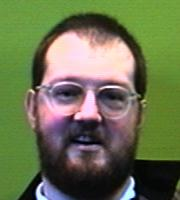
#> input picture faces94/s1/1.jpg, 180 x 200 px; its folder holds only this picture in this run
$ python main.py
#> lines starting #> are read from the running program, lines starting #| are printed output that depends on the picture
import os
import math
from PIL import Image
import matplotlib.pyplot as plt
import numpy as np
from barcode import EAN8
from barcode.writer import ImageWriter
from scipy import signal
import cv2 as cv

# [44 lines left out: functions corr, ssim, not called in this run]

def crop_img(image):
    image_arr = np.array(image)
    numrows = len(image_arr)
    top = int(numrows * 0.1)
    bottom = int(numrows * 0.69)
    image_arr = image_arr[top:bottom]
    return image_arr

def numbers(image_arr):
    distance = []
    for i in range(8):
        distance.append([])
    for i in range(8):
        numrows = len(image_arr)
        bottom1 = numrows * (i + 1) // 9
        bottom2 = numrows * (i + 2) // 9
        area1 = image_arr[i:bottom1]
        area2 = image_arr[bottom1:bottom2]
        grad1 = np.gradient(area1.max(axis=1))
        grad2 = np.gradient(area2.max(axis=1))
        result = 0

        min_length = min(len(grad1), len(grad2))

        for j in range(min_length):
            result += (grad2[j] - grad1[j]) ** 2
        distance[i] = math.sqrt(result)
    return distance

def ean8_checksum(digits):
    weights = [3, 1, 3, 1, 3, 1, 3]
    total = sum(w * int(d) for w, d in zip(weights, digits))
    checksum = 10 - (total % 10)
    return 0 if checksum == 10 else checksum

def barcode_generation():
    root_folder = "faces94"
    folders = os.listdir(root_folder)
    barcodes_folder = "barcodes"
    hist = []

    if not os.path.exists(barcodes_folder):
        os.makedirs(barcodes_folder)

    for folder in folders:
        folder_path = os.path.join(root_folder, folder)
        images = os.listdir(folder_path)
        distances = []

        for image_file in images:
          img_path = os.path.join(folder_path, image_file)
          img = Image.open(img_path).convert("L")
          img = crop_img(img)
          distance = numbers(img)
          distances.append(distance)

        # Вычисление среднего значения расстояний для всех изображений в папке
        mean_distance = np.mean(distances, axis=0)

        # Нормализация и преобразование средних расстояний в числа для штрих-кода
        normalized_distances = (mean_distance - np.min(mean_distance)) / (np.max(mean_distance) - np.min(mean_distance))
        barcode_numbers = [round(x * 9) for x in normalized_distances]

        # Берем первые 7 чисел и добавляем контрольную сумму
        barcode_numbers = barcode_numbers[:7]
        barcode_numbers.append(ean8_checksum(barcode_numbers))

        hist. append(barcode_numbers)

        # Генерация и сохранение штрих-кода
        barcode_digits = "".join([str(d) for d in barcode_numbers])
        barcode = EAN8(barcode_digits, writer=ImageWriter())

        # Создание папки для каждого человека в каталоге barcodes
        person_barcodes_folder = os.path.join(barcodes_folder, folder)
        if not os.path.exists(person_barcodes_folder):
            os.makedirs(person_barcodes_folder)

       # Сохранение штрих-кода для каждого класса
        for idx in range(10):
           barcode.save(os.path.join(person_barcodes_folder, f"{idx}"))

    return hist

# [8 lines left out: function import_img, not called in this run]

def show_results():
    hist = []
    hist = barcode_generation()
#> in barcode_generation, `img = Image.open(img_path).convert("L")`:
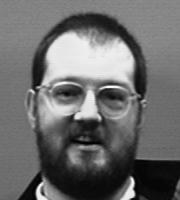
#> img: PIL image 180x200 L; min 1, max 252, mean 107.7
#> in crop_img, `numrows = len(image_arr)`: numrows = 200
#> in crop_img, `top = int(numrows * 0.1)`: top = 20
#> in crop_img, `bottom = int(numrows * 0.69)`: bottom = 138
#> in crop_img, `image_arr = image_arr[top:bottom]`:
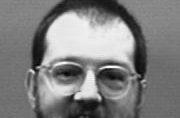
#> image_arr: shape (118, 180); min 1, max 251, mean 127.2
#> the loop in numbers, `for i in range(8):` made 8 passes
#> (bottom1, bottom2, grad2, min_length) on passes 2, 3, 6, 7: (26, 39, [2, 0, -1, 0, 0, 0.5, 1, 0, 0, -0.5, -0.5, 1, 1], 13), (39, 52, [-1, 0, 1, 0, -1.5, -1, -0.5, -1.5, -1, 0.5, 1, 0.5, 0], 13), (78, 91, [5, -3.5, -1.5, 0, -3.5, 1, -0.5, -0.5, 0, 0, 0.5, 0.5, 0], 13), (91, 104, [3, 0, -2, 1, 0.5, 1, -3.5, -23.5, -22, -4.5, -1, -5.5, -10], 13)
#> (bottom1, bottom2, min_length) on passes 4, 5, 8: (52, 65, 13), (65, 78, 13), (104, 118, 14)
#> pass 2, in numbers, `area1 = image_arr[i:bottom1]`:
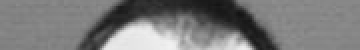
#> area1: shape (25, 180) (shown 2 times larger); min 19, max 241, mean 121.6
#> pass 3, in numbers, `area1 = image_arr[i:bottom1]`:
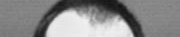
#> area1: shape (37, 180); min 19, max 241, mean 137.3
#> after the loop in numbers, `for i in range(8):`: distance = [43.19, 39.34, 41.31, 39.91, 64.08, 43.75, 70.27, 58.88]
#> in barcode_generation, `mean_distance = np.mean(distances, axis=0)`: mean_distance has the same summary as distance in numbers
#> in barcode_generation, `normalized_distances = (mean_distance - np.min(mean_distance)) / (np.m..`: normalized_distances = [0.125, 0, 0.0636, 0.0186, 0.8, 0.143, 1, 0.632]
#> in barcode_generation, `barcode_numbers = [round(x * 9) for x in normalized_distances]`: barcode_numbers = [1, 0, 1, 0, 7, 1, 9, 6]
#> in barcode_generation, `barcode_numbers = barcode_numbers[:7]`: barcode_numbers = [1, 0, 1, 0, 7, 1, 9]
#> in ean8_checksum, `total = sum(w * int(d) for w, d in zip(weights, digits))`: total = 55
#> in ean8_checksum, `checksum = 10 - (total % 10)`: checksum = 5
    plt.figure(figsize=(10, 5))
    barcode_generation()

    for i in range(35):
        corr_g = []
        ssim_g = []
        for j in range(10):
            ax1 = plt.subplot(3, 2, 1)
            ax2 = plt.subplot(3, 2, 2)
            ax3 = plt.subplot(3, 2, 3)
            ax4 = plt.subplot(3, 2, 5)
            ax5 = plt.subplot(3, 2, 6)

            ax1.clear()
            ax1.imshow(import_img(i, j, 'img'))
            ax1.set_xticks([])
            ax1.set_yticks([])
            ax1.set_xlabel('Класс № ' + str(i + 1) + ' Изображение № ' + str(j + 1))

            ax2.clear()
            ax2.hist(hist[i])

            ax3.clear()
            ax3.set_xticks([])
            ax3.set_yticks([])
            ax3.imshow(import_img(i, j - 1, 'barcode'))

            if j < 9:
                corr_ = corr(import_img(0, j, 'ssim'), import_img(0, j + 1, 'ssim'))
                ssim_ = ssim(import_img(0, j, 'ssim'), import_img(0, j + 1, 'ssim'))
                corr_g.append(corr_)
                ssim_g.append(ssim_)
                ax4.clear()
                ax5.clear()
                corr_text = 'Корреляция для 1 и ' + str(j + 2) + ' изображений = ' + str(corr_)
                ssim_text = 'SSIM-индекс для 1 и ' + str(j + 2) + ' изображений = ' + str(ssim_)
                ax4.text(0.02, 0.5, corr_text)
                ax4.set_xticks([])
                ax4.set_yticks([])
                ax5.text(0.02, 0.5, ssim_text)
                ax5.set_xticks([])
                ax5.set_yticks([])

            plt.pause(1)

        plt.figure(figsize=(10, 5))
        axcorr = plt.subplot(1, 2, 1)
        axssim = plt.subplot(1, 2, 2)

        axcorr.plot(corr_g)
        axcorr.set_xticks([])
        axcorr.set_xlabel('Количество изображений в одном классе')
        axcorr.set_ylabel('Корреляция')

        axssim.plot(ssim_g)
        axssim.set_xticks([])
        axssim.set_xlabel('Количество изображений в одном классе')
        axssim.set_ylabel('SSIM-индекс')

        plt.show()

show_results()
#> (the call stopped at in barcode_generation, `barcode = EAN8(barcode_digits, writer=ImageWriter())`: barcode is not available in this run)

$ run again, on faces94/s10/1.jpg
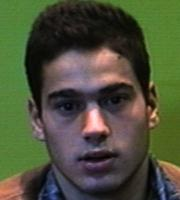
#> input picture faces94/s10/1.jpg, 180 x 200 px
#> in crop_img, `numrows = len(image_arr)`: numrows = 200
#> top = 20
#> bottom = 138
#> in crop_img, `image_arr = image_arr[top:bottom]`:
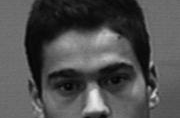
#> image_arr: shape (118, 180); min 3, max 234, mean 79.6
#> the loop in numbers, `for i in range(8):` made 8 passes
#> (bottom1, bottom2, grad2, min_length) on passes 2, 3, 5, 6, 7: (26, 39, [1, -1, 6.5, 19, 15, 8.5, 10, 11, 9, -3.5, -8.5, -0.5, 2], 13), (39, 52, [-5, -4, -2.5, -4, -5, -4.5, -3, -3, -8, -7, -3, -3, -3], 13), (65, 78, [-9, -9, -7.5, -4.5, -2.5, 0, 0, -1.5, 1, 2, 2.5, 4.5, 5], 13), (78, 91, [1, 1, 1, -0.5, -2, 0, 4, 7, 4.5, 5.5, 22.5, 26, 17], 13), (91, 104, [5, 3.5, 2, 2, 1, -0.5, -1, -0.5, -1.5, -2, 0.5, 0, -2], 13)
#> pass 3, in numbers, `area1 = image_arr[i:bottom1]`:
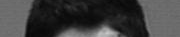
#> area1: shape (37, 180); min 7, max 199, mean 61.3
#> after the loop in numbers, `for i in range(8):`: distance = [4.92, 34.63, 17.39, 31.7, 16.59, 40.09, 11.27, 43.03]
